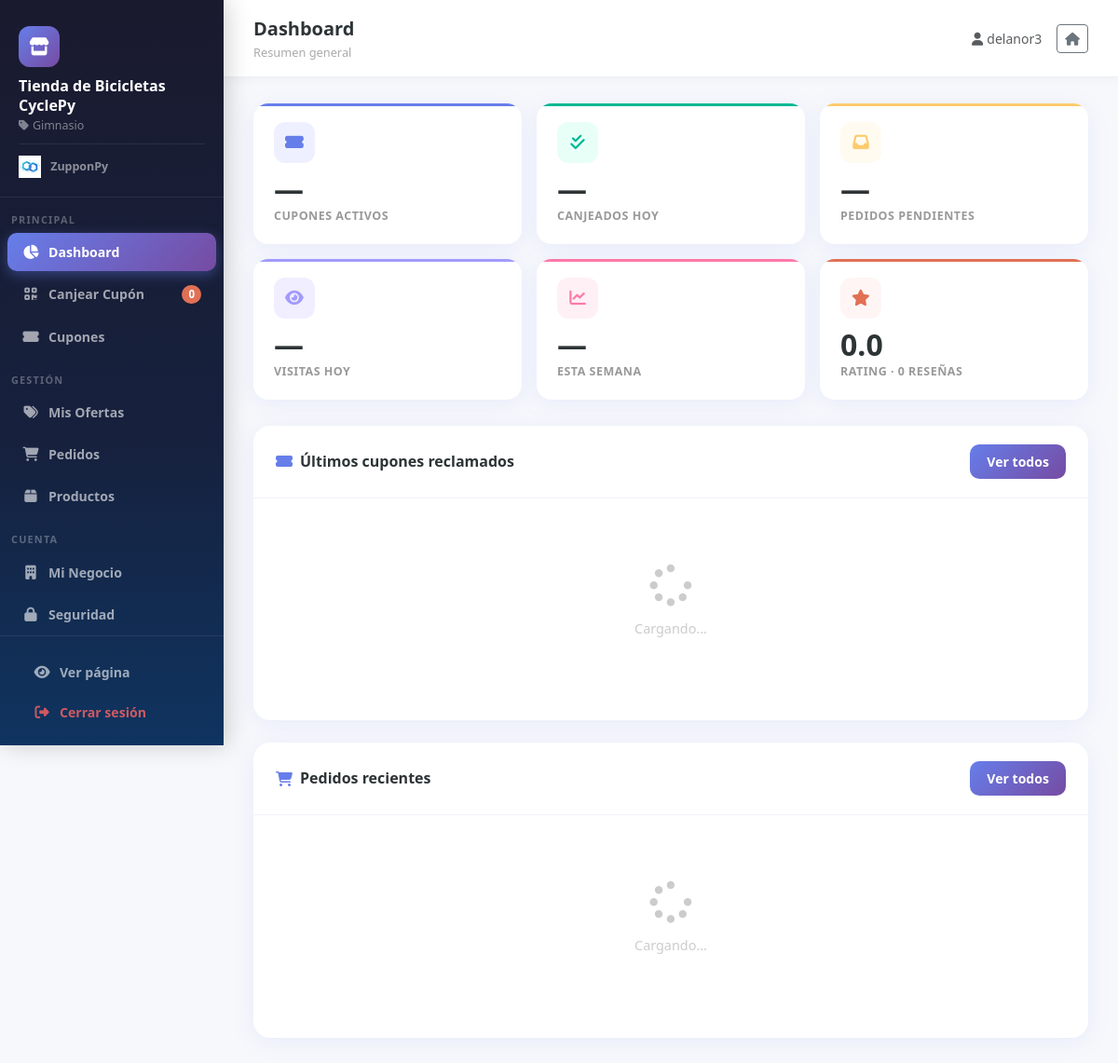
/negocio/panel (signed in), run on the app's committed database.
### tables this page shows
CREATE TABLE negocios (
            id INTEGER PRIMARY KEY AUTOINCREMENT,
            nombre TEXT NOT NULL, categoria TEXT NOT NULL,
            rating REAL DEFAULT 0, reviews INTEGER DEFAULT 0,
            imagen TEXT, promocion TEXT NOT NULL, descuento INTEGER NOT NULL,
            direccion TEXT NOT NULL, mapsLink TEXT,
            telefono TEXT NOT NULL, whatsapp TEXT NOT NULL,
            horario TEXT NOT NULL, descripcion TEXT, servicios TEXT,
            usuario TEXT UNIQUE, contrasena TEXT
        , fotos TEXT, ciudad TEXT DEFAULT "", lat REAL, lng REAL);

### app.py (the view)
@app.route('/negocio/panel')
def negocio_panel():
    if 'negocio_id' not in session:
        return redirect(url_for('login'))
    conn = get_connection()
    c = conn.cursor()
    c.execute('SELECT * FROM negocios WHERE id = ?', (session['negocio_id'],))
    negocio = c.fetchone()
    conn.close()
    if negocio:
        return render_template('negocio_panel.html', negocio=dict_from_row(negocio))
    return redirect(url_for('login'))

### app.py (called while the page is built)
def dict_from_row(row):
    d = dict(zip(row.keys(), row))
    for campo in ('servicios', 'fotos'):
        if campo in d and d[campo]:
            try:
                d[campo] = json.loads(d[campo]) if isinstance(d[campo], str) else d[campo]
            except:
                d[campo] = []
    return d

### database.py (called while the page is built)
def get_connection():
    conn = sqlite3.connect('negocios.db')
    conn.row_factory = sqlite3.Row
    return conn

### templates/negocio_panel.html (shortened to what this page needs)
<!DOCTYPE html>
<html lang="es">
<head>
    <link href="https://cdn.jsdelivr.net/npm/bootstrap@5.3.0/dist/css/bootstrap.min.css" rel="stylesheet">
    <link rel="stylesheet" href="https://cdnjs.cloudflare.com/ajax/libs/font-awesome/6.4.0/css/all.min.css">
</head>
<body>
<aside class="sidebar" id="sidebar">
    <div class="sidebar-logo">
        <div class="avatar"><i class="fas fa-store"></i></div>
        <div class="biz-name">{{ negocio.nombre }}</div>
        <div class="biz-cat"><i class="fas fa-tag me-1"></i>{{ negocio.categoria }}</div>
        <div style="margin-top:10px;padding-top:10px;border-top:1px solid rgba(255,255,255,0.08)">
            <img src="{{ url_for('static', filename='zuppon logo.png') }}" style="height:24px;vertical-align:middle;margin-right:6px">
            <span style="color:rgba(255,255,255,0.5);font-size:0.78rem;font-weight:700">ZupponPy</span>
        </div>
    </div>
    <div class="nav-section">Principal</div>
    <button class="nav-item active" onclick="showTab(this,'dashboard')"><i class="fas fa-chart-pie"></i> Dashboard</button>
    <button class="nav-item" onclick="showTab(this,'canjear')"><i class="fas fa-qrcode"></i> Canjear Cupón <span class="badge-count" id="badgeCupones">0</span></button>
    <button class="nav-item" onclick="showTab(this,'cupones')"><i class="fas fa-ticket-alt"></i> Cupones</button>
    <div class="nav-section">Gestión</div>
    <button class="nav-item" onclick="showTab(this,'ofertas')"><i class="fas fa-tags"></i> Mis Ofertas</button>
    <button class="nav-item" onclick="showTab(this,'pedidos')"><i class="fas fa-shopping-cart"></i> Pedidos <span class="badge-count" id="badgePedidos" style="display:none">0</span></button>
    <button class="nav-item" onclick="showTab(this,'productos')"><i class="fas fa-box"></i> Productos</button>
    <div class="nav-section">Cuenta</div>
    <button class="nav-item" onclick="showTab(this,'info')"><i class="fas fa-building"></i> Mi Negocio</button>
    <button class="nav-item" onclick="showTab(this,'seguridad')"><i class="fas fa-lock"></i> Seguridad</button>
    <div class="sidebar-footer">
        <a href="/negocio/{{ negocio.id }}" target="_blank" class="nav-item" style="text-decoration:none;display:flex"><i class="fas fa-eye"></i> Ver página</a>
        <a href="/logout" class="nav-item" style="text-decoration:none;display:flex;color:rgba(255,100,100,0.8)"><i class="fas fa-sign-out-alt"></i> Cerrar sesión</a>
    </div>
</aside>
<div class="main">
    <div class="topbar">
        <div>
            <span class="topbar-title" id="topbarTitle">Dashboard</span>
            <div class="topbar-sub" id="topbarSub">Resumen general</div>
        </div>
        <div class="d-flex align-items-center gap-3">
            <span class="text-muted small d-none d-md-block"><i class="fas fa-user me-1"></i>{{ negocio.usuario }}</span>
            <a href="/" class="btn btn-sm btn-outline-secondary"><i class="fas fa-home"></i></a>
        </div>
    </div>
    <div class="content">
        <div id="tab-dashboard" class="tab-pane active">
            <div class="stat-grid">
                <div class="stat-card" style="--accent:#667eea;--icon-bg:#eef0ff">
                    <div class="icon"><i class="fas fa-ticket-alt"></i></div>
                    <div class="num" id="statCupones">—</div>
                    <div class="lbl">Cupones activos</div>
                </div>
                <div class="stat-card" style="--accent:#00b894;--icon-bg:#e8fff8">
                    <div class="icon"><i class="fas fa-check-double"></i></div>
                    <div class="num" id="statCanjeados">—</div>
                    <div class="lbl">Canjeados hoy</div>
                </div>
                <div class="stat-card" style="--accent:#fdcb6e;--icon-bg:#fffbf0">
                    <div class="icon"><i class="fas fa-inbox"></i></div>
                    <div class="num" id="statPedidos">—</div>
                    <div class="lbl">Pedidos pendientes</div>
                </div>
                <div class="stat-card" style="--accent:#a29bfe;--icon-bg:#f0eeff">
                    <div class="icon"><i class="fas fa-eye"></i></div>
                    <div class="num" id="statVisitasHoy">—</div>
                    <div class="lbl">Visitas hoy</div>
                </div>
                <div class="stat-card" style="--accent:#fd79a8;--icon-bg:#fff0f6">
                    <div class="icon"><i class="fas fa-chart-line"></i></div>
                    <div class="num" id="statVisitasSemana">—</div>
                    <div class="lbl">Esta semana</div>
                </div>
                <div class="stat-card" style="--accent:#e17055;--icon-bg:#fff5f5">
                    <div class="icon"><i class="fas fa-star"></i></div>
                    <div class="num">{{ negocio.rating }}</div>
                    <div class="lbl">Rating · {{ negocio.reviews }} reseñas</div>
                </div>
            </div>
            <div class="panel-card mb-4">
                <div class="panel-card-header">
                    <h5><i class="fas fa-ticket-alt" style="color:var(--primary)"></i> Últimos cupones reclamados</h5>
                    <button class="btn-primary-grad btn" onclick="showTab(document.querySelector('[onclick*=cupones]'),'cupones')">Ver todos</button>
                </div>
                <div class="panel-card-body" id="dashCupones">
                    <div class="empty-state"><i class="fas fa-spinner fa-spin"></i><p>Cargando...</p></div>
                </div>
            </div>
            <div class="panel-card">
                <div class="panel-card-header">
                    <h5><i class="fas fa-shopping-cart" style="color:var(--primary)"></i> Pedidos recientes</h5>
                    <button class="btn-primary-grad btn" onclick="showTab(document.querySelectorAll('.nav-item')[5],'pedidos')">Ver todos</button>
                </div>
                <div class="panel-card-body" id="dashPedidos">
                    <div class="empty-state"><i class="fas fa-spinner fa-spin"></i><p>Cargando...</p></div>
                </div>
            </div>
        </div>
    </div>
</div>
</body>
</html>

### templates/negocio_panel.html (style rules this page uses)
:root { --primary: #667eea; --primary2: #764ba2; --success: #00b894; --warning: #fdcb6e; --danger: #e17055; --dark: #2d3436; --light-bg: #f7f8fc; --card-shadow: 0 4px 24px rgba(102,126,234,0.10); }
* { box-sizing: border-box; }
body { background: var(--light-bg); font-family: 'Segoe UI', system-ui, sans-serif; min-height: 100vh; }
.sidebar { position: fixed; top: 0; left: 0; height: 100vh; width: 240px; background: linear-gradient(180deg, #1a1a2e 0%, #16213e 60%, #0f3460 100%); z-index: 100; display: flex; flex-direction: column; box-shadow: 4px 0 24px rgba(0,0,0,0.18); transition: transform 0.3s; }
.sidebar-logo { padding: 28px 20px 20px; border-bottom: 1px solid rgba(255,255,255,0.08); }
.sidebar-logo .biz-name { color: white; font-weight: 800; font-size: 1rem; line-height: 1.3; }
.sidebar-logo .biz-cat { color: rgba(255,255,255,0.45); font-size: 0.78rem; margin-top: 2px; }
.sidebar-logo .avatar { width: 44px; height: 44px; border-radius: 12px; background: linear-gradient(135deg, var(--primary), var(--primary2)); display: flex; align-items: center; justify-content: center; font-size: 1.2rem; color: white; margin-bottom: 10px; }
.nav-section { padding: 16px 12px 4px; color: rgba(255,255,255,0.3); font-size: 0.68rem; font-weight: 700; letter-spacing: 1.2px; text-transform: uppercase; }
.nav-item { display: flex; align-items: center; gap: 10px; padding: 10px 16px; margin: 2px 8px; border-radius: 10px; color: rgba(255,255,255,0.6); font-size: 0.88rem; font-weight: 600; cursor: pointer; transition: all 0.2s; border: none; background: none; width: calc(100% - 16px); text-align: left; }
.nav-item i { width: 18px; text-align: center; font-size: 0.95rem; }
.nav-item.active { background: linear-gradient(135deg, var(--primary), var(--primary2)); color: white; box-shadow: 0 4px 14px rgba(102,126,234,0.4); }
.nav-item .badge-count { margin-left: auto; background: var(--danger); color: white; border-radius: 20px; padding: 1px 7px; font-size: 0.72rem; }
.sidebar-footer { margin-top: auto; padding: 16px 12px; border-top: 1px solid rgba(255,255,255,0.08); }
.main { margin-left: 240px; min-height: 100vh; }
.topbar { background: white; padding: 16px 32px; border-bottom: 1px solid #eef0f7; display: flex; align-items: center; justify-content: space-between; box-shadow: 0 2px 12px rgba(0,0,0,0.04); position: sticky; top: 0; z-index: 50; }
.topbar-title { font-size: 1.25rem; font-weight: 800; color: var(--dark); }
.topbar-sub { font-size: 0.8rem; color: #aaa; margin-top: 1px; }
.content { padding: 28px 32px; }
.stat-grid { display: grid; grid-template-columns: repeat(3, 1fr); gap: 16px; margin-bottom: 28px; }
.stat-card { background: white; border-radius: 16px; padding: 20px 22px; box-shadow: var(--card-shadow); position: relative; overflow: hidden; }
.stat-card::before { content: ''; position: absolute; top: 0; left: 0; right: 0; height: 3px; background: var(--accent, var(--primary)); }
.stat-card .icon { width: 44px; height: 44px; border-radius: 12px; display: flex; align-items: center; justify-content: center; font-size: 1.1rem; margin-bottom: 12px; background: var(--icon-bg, #eef0ff); color: var(--accent, var(--primary)); }
.stat-card .num { font-size: 2rem; font-weight: 900; color: var(--dark); line-height: 1; }
.stat-card .lbl { font-size: 0.78rem; color: #999; font-weight: 600; text-transform: uppercase; letter-spacing: 0.5px; margin-top: 4px; }
.panel-card { background: white; border-radius: 18px; box-shadow: var(--card-shadow); overflow: hidden; }
.panel-card-header { padding: 20px 24px; border-bottom: 1px solid #f0f2f8; display: flex; align-items: center; justify-content: space-between; }
.panel-card-header h5 { margin: 0; font-weight: 800; font-size: 1rem; color: var(--dark); display: flex; align-items: center; gap: 8px; }
.panel-card-body { padding: 24px; }
.tab-pane { display: none; }
.tab-pane.active { display: block; animation: fadeIn 0.25s ease; }
.empty-state { text-align: center; padding: 48px 20px; color: #ccc; }
.empty-state i { font-size: 2.8rem; margin-bottom: 12px; display: block; }
.empty-state p { font-size: 0.9rem; }
.btn-primary-grad { background: linear-gradient(135deg, var(--primary), var(--primary2)); border: none; color: white; font-weight: 700; border-radius: 10px; padding: 8px 18px; font-size: 0.88rem; cursor: pointer; transition: all 0.2s; }

### data on the page
negocios: nombre "Tienda de Bicicletas CyclePy", categoria "Gimnasio", usuario "delanor3", rating "0.0", reviews "0"
